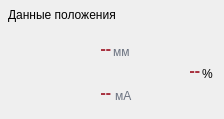
            <widget class="QFrame" name="frame_sensorPositions_Section">
             <property name="sizePolicy">
              <sizepolicy hsizetype="Maximum" vsizetype="Preferred">
               <horstretch>0</horstretch>
               <verstretch>0</verstretch>
              </sizepolicy>
             </property>
             <property name="frameShape">
              <enum>QFrame::Shape::NoFrame</enum>
             </property>
             <layout class="QVBoxLayout" name="verticalLayout_35">
              <property name="spacing">
               <number>6</number>
              </property>
              <property name="leftMargin">
               <number>8</number>
              </property>
              <property name="topMargin">
               <number>8</number>
              </property>
              <property name="rightMargin">
               <number>8</number>
              </property>
              <property name="bottomMargin">
               <number>8</number>
              </property>
              <item>
               <widget class="QLabel" name="label_sensorPositions_Title">
                <property name="styleSheet">
                 <string/>
                </property>
                <property name="text">
                 <string>Данные положения</string>
                </property>
               </widget>
              </item>
              <item>
               <widget class="QFrame" name="frame_sensorPositionValues">
                <property name="sizePolicy">
                 <sizepolicy hsizetype="Expanding" vsizetype="Expanding">
                  <horstretch>0</horstretch>
                  <verstretch>0</verstretch>
                 </sizepolicy>
                </property>
                <property name="frameShape">
                 <enum>QFrame::Shape::NoFrame</enum>
                </property>
                <layout class="QGridLayout" name="gridLayout_17">
                 <property name="leftMargin">
                  <number>0</number>
                 </property>
                 <property name="topMargin">
                  <number>0</number>
                 </property>
                 <property name="rightMargin">
                  <number>0</number>
                 </property>
                 <property name="bottomMargin">
                  <number>0</number>
                 </property>
                 <property name="spacing">
                  <number>5</number>
                 </property>
                 <item row="0" column="3" rowspan="2">
                  <widget class="QFrame" name="frame_sensorLinearPercent">
                   <property name="frameShape">
                    <enum>QFrame::Shape::NoFrame</enum>
                   </property>
                   <layout class="QVBoxLayout" name="verticalLayout_39">
                    <property name="leftMargin">
                     <number>0</number>
                    </property>
                    <property name="topMargin">
                     <number>0</number>
                    </property>
                    <property name="rightMargin">
                     <number>0</number>
                    </property>
                    <property name="bottomMargin">
                     <number>0</number>
                    </property>
                    <item>
                     <widget class="QFrame" name="frame_sensorLinearPercent_Card">
                      <property name="sizePolicy">
                       <sizepolicy hsizetype="Preferred" vsizetype="Maximum">
                        <horstretch>0</horstretch>
                        <verstretch>0</verstretch>
                       </sizepolicy>
                      </property>
                      <property name="frameShape">
                       <enum>QFrame::Shape::NoFrame</enum>
                      </property>
                      <layout class="QHBoxLayout" name="horizontalLayout_54">
                       <property name="spacing">
                        <number>2</number>
                       </property>
                       <property name="leftMargin">
                        <number>0</number>
                       </property>
                       <property name="topMargin">
                        <number>0</number>
                       </property>
                       <property name="rightMargin">
                        <number>0</number>
                       </property>
                       <property name="bottomMargin">
                        <number>0</number>
                       </property>
                       <item>
                        <widget class="QLabel" name="label_sensorLinearPercent_Value">
                         <property name="sizePolicy">
                          <sizepolicy hsizetype="Maximum" vsizetype="Maximum">
                           <horstretch>0</horstretch>
                           <verstretch>0</verstretch>
                          </sizepolicy>
                         </property>
                         <property name="minimumSize">
                          <size>
                           <width>60</width>
                           <height>0</height>
                          </size>
                         </property>
                         <property name="font">
                          <font>
                           <family>JetBrains Mono</family>
                           <pointsize>12</pointsize>
                           <bold>true</bold>
                          </font>
                         </property>
                         <property name="styleSheet">
                          <string notr="true">color: #A83240;
</string>
                         </property>
                         <property name="text">
                          <string>--</string>
                         </property>
                         <property name="alignment">
                          <set>Qt::AlignmentFlag::AlignRight|Qt::AlignmentFlag::AlignTrailing|Qt::AlignmentFlag::AlignVCenter</set>
                         </property>
                        </widget>
                       </item>
                       <item>
                        <widget class="QLabel" name="label_sensorLinearPercent_Unit">
                         <property name="sizePolicy">
                          <sizepolicy hsizetype="Maximum" vsizetype="Preferred">
                           <horstretch>0</horstretch>
                           <verstretch>0</verstretch>
                          </sizepolicy>
                         </property>
                         <property name="minimumSize">
                          <size>
                           <width>14</width>
                           <height>0</height>
                          </size>
                         </property>
                         <property name="layoutDirection">
                          <enum>Qt::LayoutDirection::LeftToRight</enum>
                         </property>
                         <property name="styleSheet">
                          <string/>
                         </property>
                         <property name="text">
                          <string>%</string>
                         </property>
                         <property name="alignment">
                          <set>Qt::AlignmentFlag::AlignBottom|Qt::AlignmentFlag::AlignLeading|Qt::AlignmentFlag::AlignLeft</set>
                         </property>
                        </widget>
                       </item>
                      </layout>
                     </widget>
                    </item>
                   </layout>
                  </widget>
                 </item>
                 <item row="1" column="0">
                  <widget class="QLabel" name="label_posicionerIcon">
                   <property name="minimumSize">
                    <size>
                     <width>40</width>
                     <height>39</height>
                    </size>
                   </property>
                   <property name="maximumSize">
                    <size>
                     <width>40</width>
                     <height>16777215</height>
                    </size>
                   </property>
                   <property name="text">
                    <string/>
                   </property>
                   <property name="alignment">
                    <set>Qt::AlignmentFlag::AlignCenter</set>
                   </property>
                  </widget>
                 </item>
                 <item row="0" column="0">
                  <widget class="QLabel" name="label_valveIcon">
                   <property name="sizePolicy">
                    <sizepolicy hsizetype="Preferred" vsizetype="Preferred">
                     <horstretch>0</horstretch>
                     <verstretch>0</verstretch>
                    </sizepolicy>
                   </property>
                   <property name="minimumSize">
                    <size>
                     <width>40</width>
                     <height>39</height>
                    </size>
                   </property>
                   <property name="maximumSize">
                    <size>
                     <width>40</width>
                     <height>16777215</height>
                    </size>
                   </property>
                   <property name="text">
                    <string/>
                   </property>
                   <property name="alignment">
                    <set>Qt::AlignmentFlag::AlignCenter</set>
                   </property>
                  </widget>
                 </item>
                 <item row="1" column="2">
                  <widget class="QFrame" name="frame_sensorFeedback_Card">
                   <property name="sizePolicy">
                    <sizepolicy hsizetype="Preferred" vsizetype="Maximum">
                     <horstretch>0</horstretch>
                     <verstretch>0</verstretch>
                    </sizepolicy>
                   </property>
                   <property name="maximumSize">
                    <size>
                     <width>102</width>
                     <height>16777215</height>
                    </size>
                   </property>
                   <property name="frameShape">
                    <enum>QFrame::Shape::NoFrame</enum>
                   </property>
                   <layout class="QHBoxLayout" name="horizontalLayout_52">
                    <property name="spacing">
                     <number>4</number>
                    </property>
                    <property name="leftMargin">
                     <number>0</number>
                    </property>
                    <property name="topMargin">
                     <number>0</number>
                    </property>
                    <property name="rightMargin">
                     <number>0</number>
                    </property>
                    <property name="bottomMargin">
                     <number>0</number>
                    </property>
                    <item>
                     <widget class="QLabel" name="label_sensorFeedback_Value">
                      <property name="sizePolicy">
                       <sizepolicy hsizetype="Maximum" vsizetype="Maximum">
                        <horstretch>0</horstretch>
                        <verstretch>0</verstretch>
                       </sizepolicy>
                      </property>
                      <property name="minimumSize">
                       <size>
                        <width>58</width>
                        <height>0</height>
                       </size>
                      </property>
                      <property name="font">
                       <font>
                        <family>JetBrains Mono</family>
                        <pointsize>12</pointsize>
                        <bold>true</bold>
                       </font>
                      </property>
                      <property name="styleSheet">
                       <string notr="true">color: #A83240;
</string>
                      </property>
                      <property name="text">
                       <string>--</string>
                      </property>
                      <property name="alignment">
                       <set>Qt::AlignmentFlag::AlignRight|Qt::AlignmentFlag::AlignTrailing|Qt::AlignmentFlag::AlignVCenter</set>
                      </property>
                     </widget>
                    </item>
                    <item>
                     <widget class="QLabel" name="label_sensorFeedback_Unit">
                      <property name="sizePolicy">
                       <sizepolicy hsizetype="Maximum" vsizetype="Preferred">
                        <horstretch>0</horstretch>
                        <verstretch>0</verstretch>
                       </sizepolicy>
                      </property>
                      <property name="minimumSize">
                       <size>
                        <width>20</width>
                        <height>0</height>
                       </size>
                      </property>
                      <property name="layoutDirection">
                       <enum>Qt::LayoutDirection::LeftToRight</enum>
                      </property>
                      <property name="styleSheet">
                       <string notr="true">color: #6B7280;</string>
                      </property>
                      <property name="text">
                       <string>мA</string>
                      </property>
                      <property name="alignment">
                       <set>Qt::AlignmentFlag::AlignBottom|Qt::AlignmentFlag::AlignLeading|Qt::AlignmentFlag::AlignLeft</set>
                      </property>
                     </widget>
                    </item>
                   </layout>
                  </widget>
                 </item>
                 <item row="0" column="2">
                  <widget class="QFrame" name="frame_sensorLinear_Card">
                   <property name="sizePolicy">
                    <sizepolicy hsizetype="Maximum" vsizetype="Maximum">
                     <horstretch>0</horstretch>
                     <verstretch>0</verstretch>
                    </sizepolicy>
                   </property>
                   <property name="frameShape">
                    <enum>QFrame::Shape::NoFrame</enum>
                   </property>
                   <layout class="QHBoxLayout" name="horizontalLayout_48">
                    <property name="spacing">
                     <number>2</number>
                    </property>
                    <property name="leftMargin">
                     <number>0</number>
                    </property>
                    <property name="topMargin">
                     <number>0</number>
                    </property>
                    <property name="rightMargin">
                     <number>0</number>
                    </property>
                    <property name="bottomMargin">
                     <number>0</number>
                    </property>
                    <item>
                     <widget class="QLabel" name="label_sensorLinear_Value">
                      <property name="sizePolicy">
                       <sizepolicy hsizetype="Maximum" vsizetype="Maximum">
                        <horstretch>0</horstretch>
                        <verstretch>0</verstretch>
                       </sizepolicy>
                      </property>
                      <property name="minimumSize">
                       <size>
                        <width>58</width>
                        <height>0</height>
                       </size>
                      </property>
                      <property name="font">
                       <font>
                        <family>JetBrains Mono</family>
                        <pointsize>12</pointsize>
                        <bold>true</bold>
                       </font>
                      </property>
                      <property name="styleSheet">
                       <string notr="true">color: #A83240;
</string>
                      </property>
                      <property name="text">
                       <string>--</string>
                      </property>
                      <property name="alignment">
                       <set>Qt::AlignmentFlag::AlignRight|Qt::AlignmentFlag::AlignTrailing|Qt::AlignmentFlag::AlignVCenter</set>
                      </property>
                     </widget>
                    </item>
                    <item>
                     <widget class="QLabel" name="label_sensorLinear_Unit">
                      <property name="sizePolicy">
                       <sizepolicy hsizetype="Maximum" vsizetype="Preferred">
                        <horstretch>0</horstretch>
                        <verstretch>0</verstretch>
                       </sizepolicy>
                      </property>
                      <property name="minimumSize">
                       <size>
                        <width>20</width>
                        <height>0</height>
                       </size>
                      </property>
                      <property name="layoutDirection">
                       <enum>Qt::LayoutDirection::LeftToRight</enum>
                      </property>
                      <property name="styleSheet">
                       <string notr="true">color: #6B7280;</string>
                      </property>
                      <property name="text">
                       <string>мм</string>
                      </property>
                      <property name="alignment">
                       <set>Qt::AlignmentFlag::AlignBottom|Qt::AlignmentFlag::AlignLeading|Qt::AlignmentFlag::AlignLeft</set>
                      </property>
                     </widget>
                    </item>
                   </layout>
                  </widget>
                 </item>
                </layout>
               </widget>
              </item>
             </layout>
            </widget>
